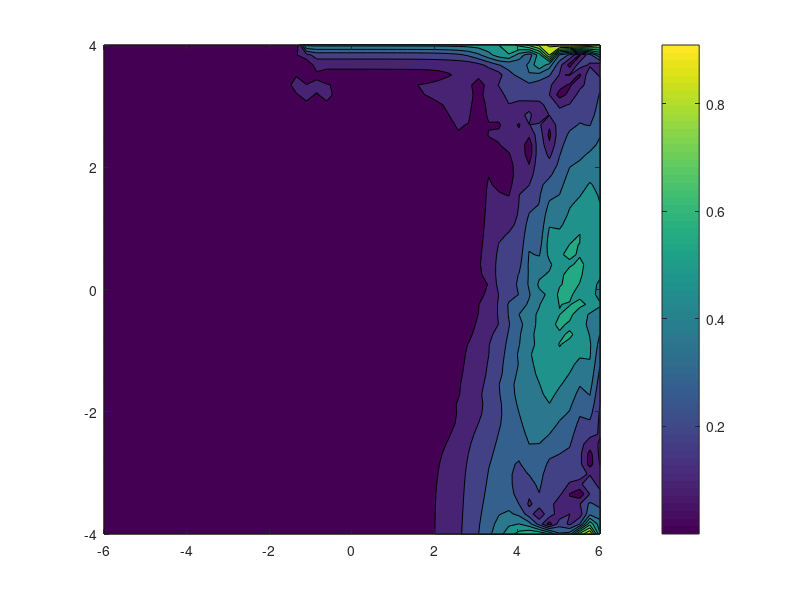

Here is the MATLAB script that generated this plot: (Note: this script raises an error after producing the figure.)
width = 1e-4; % m thickness
frequency = 1e9; % 10 GHz
omega = 2*pi*frequency;
numpoints = 50;
numControl = 50; % is this needed?
ratioPoints = 50;
e0 = 8.854e-12;
m0 = 1.256e-6;
%controls
rptRel = logspace(0,4,numpoints);
conductivity = 1e6;%logspace(-8,4,numpoints);
iptRel = conductivity/(omega*e0*100);
rpmRel = logspace(0,4,numpoints);
ipmRel = logspace(-6,6,numpoints);
rpt = rptRel*e0;
ipt = iptRel*e0;
rpm = rpmRel*m0;
ipm = ipmRel*m0;
ratioRange = logspace(-4,4,ratioPoints);
%imagPermeability = linspace(1,100,numpoints);
transmission = zeros(numpoints,numpoints,numpoints);
reflection = zeros(size(transmission));
absorption = zeros(size(transmission));
ratioMapping = zeros(numpoints, numpoints);
for a = 1:numpoints
    for b = 1:numpoints
        [~,r] = min(abs(ratioRange - rpmRel(b)/rptRel(a)));
        ratioMapping(a,b) = ratioRange(r);
        for c = 1:numpoints
            n = sqrt((rpmRel(b) + 1i*ipmRel(c))/(rptRel(a) + 1i*iptRel));
            tempReflect = abs((n - 1)/(n + 1))^2;
            cc = rpt(a)*rpm(b) - ipt*ipm(c);
            s = sqrt(1 + ((rpm(b)*ipt+ipm(c)*rpt(a))/cc)^2);
            alpha = omega*sqrt(2)*(cc * (s - 1))^(1/2);
            reflection(a,b,c) = tempReflect;
            absorption(a,b,c) = exp(-alpha*width);
            transmission(a,b,c) = (1-tempReflect)*exp(-alpha*width);
        end
    end
end
transmission(isnan(transmission)) = 0;
ratioReflMean = zeros(ratioPoints,numControl);
%ratioReflSTD = zeros(size(ratioReflMean));
ratioAbsMean = zeros(size(ratioReflMean));
%ratioAbsSTD = zeros(size(ratioReflMean));
ratioTranMean = zeros(size(ratioReflMean));
%ratioTranSTD = zeros(size(ratioReflMean));
for r = 1:length(ratioRange)
    ratioReflMean(r,:) = mean(reshape(reflection(repmat((ratioMapping == ratioRange(r)),1,1,numControl)),[],numControl),1);
    %ratioReflSTD(r,:) = std(reshape(reflection(repmat((ratioMapping == ratioRange(r)),1,1,numControl)),[],numControl),1);
    ratioAbsMean(r,:) = mean(reshape(absorption(repmat((ratioMapping == ratioRange(r)),1,1,numControl)),[],numControl),1);
    %ratioAbsSTD(r,:) = std(reshape(absorption(repmat((ratioMapping == ratioRange(r)),1,1,numControl)),[],numControl),1);
    ratioTranMean(r,:) = mean(reshape(transmission(repmat((ratioMapping == ratioRange(r)),1,1,numControl)),[],numControl),1);
    %ratioTranSTD(r,:) = std(reshape(transmission(repmat((ratioMapping == ratioRange(r)),1,1,numControl)),[],numControl),1);
end
%{
%ratioReflect = (abs(ratioReflMean) > .8) - (abs(ratioReflMean) < .1);
%ratioAbsorb = (abs(ratioTranMean) > .8) - (abs(ratioTranMean) < .1);
fs = 16;
figure;
%subplot(2,3,1)
contourf(log10(ipmRel), log10(ratioRange), abs(ratioReflMean))
colorbar
ylabel('\mu\prime/\epsilon\prime ratio','FontSize',fs)
xlabel('\mu\prime\prime','FontSize',fs)
title('R, due to \mu\prime/\epsilon\prime and \mu\prime\prime, f=1Ghz, \sigma = 1e-6 S/cm, thickness = 100 \mu m','FontSize',fs)
caxis([0,1])
ax = gca;
ax.YTickLabel = {'1e-4','1e-3','1e-2','1e-1','0','1e1','1e2','1e3','1e4'};
ax.XTickLabel = {'1e-6','1e-4','1e-2','0','1e2','1e4','1e6'};
grid on
%print('Reflection_mu_imagdp1_f_1Ghz_sigma_1e-6', '-dpng')
%
figure;
%subplot(2,3,2)
contourf(log10(ipmRel), log10(ratioRange), abs(ratioAbsMean))
colorbar
ylabel('\mu\prime/\epsilon\prime ratio','FontSize',fs)
xlabel('\mu\prime\prime','FontSize',fs)
title('A, due to \mu\prime/\epsilon\prime and \mu\prime\prime, f=1Ghz, \sigma = 1e-6 S/cm, thickness = 100 \mu m','FontSize',fs)
caxis([0,1])
ax = gca;
ax.YTickLabel = {'1e-4','1e-3','1e-2','1e-1','0','1e1','1e2','1e3','1e4'};
ax.XTickLabel = {'1e-6','1e-4','1e-2','0','1e2','1e4','1e6'};
grid on
%print('Absoprtion_mu_imagdp1_f_1Ghz_sigma_1e-6', '-dpng')
%}
figure;
%subplot(2,3,3)
contourf(log10(ipmRel), log10(ratioRange), abs(ratioTranMean))
colorbar
ylabel('\mu\prime/\epsilon\prime ratio','FontSize',fs)
xlabel('\mu\prime\prime','FontSize',fs)
title('T, due to \mu\prime/\epsilon\prime and \mu\prime\prime, f=1Ghz, \sigma = 1e6 S/cm, thickness = 100 \mu m','FontSize',fs)
caxis([0,1])
ax = gca;
ax.YTickLabel = {'1e-4','1e-3','1e-2','1e-1','0','1e1','1e2','1e3','1e4'};
ax.XTickLabel = {'1e-6','1e-4','1e-2','0','1e2','1e4','1e6'};
grid on
print('Transmission_mudp_f_1Ghz_sigma_1e6', '-dpng')
%{
figure;
%subplot(2,3,4)
contourf(log10(ipmRel), log10(ratioRange), abs(ratioReflSTD))
colorbar
ylabel('\mu\prime/\epsilon\prime ratio','FontSize',fs)
xlabel('\mu\prime\prime','FontSize',fs)
title('\Delta R, due to \mu\prime/\epsilon\prime and \mu\prime\prime, f=1Ghz, \sigma = 1 S/m','FontSize',fs)
%caxis([0,1])
ax = gca;
ax.YTickLabel = {'1e-4','1e-3','1e-2','1e-1','0','1e1','1e2','1e3','1e4'};
ax.XTickLabel = {'1e-8','1e-6','1e-4','1e-2','0','1e2','1e4','1e6','1e8'};
grid on
print('Refelction_error_mu_imagdp1_f_1Ghz', '-dpng')

figure
%subplot(2,3,5)
contourf(log10(ipmRel), log10(ratioRange), abs(ratioAbsSTD))
colorbar
ylabel('\mu\prime/\epsilon\prime ratio','FontSize',fs)
xlabel('\mu\prime\prime','FontSize',fs)
title('\Delta A, due to \mu\prime/\epsilon\prime and \mu\prime\prime, f=1Ghz, \sigma = 1 S/m','FontSize',fs)
%caxis([0,1])
ax = gca;
ax.YTickLabel = {'1e-4','1e-3','1e-2','1e-1','0','1e1','1e2','1e3','1e4'};
ax.XTickLabel = {'1e-8','1e-6','1e-4','1e-2','0','1e2','1e4','1e6','1e8'};
grid on
print('Absorption_error_mu_imagdp1_f_1Ghz', '-dpng')

figure;
%subplot(2,3,6)
contourf(log10(ipmRel), log10(ratioRange), abs(ratioTranSTD))
colorbar
ylabel('\mu\prime/\epsilon\prime ratio','FontSize',fs)
xlabel('\mu\prime\prime','FontSize',fs)
title('\Delta T, due to \mu\prime/\epsilon\prime and \mu\prime\prime, f=1Ghz, \sigma = 1 S/m','FontSize',fs)
%caxis([0,1])
ax = gca;
ax.YTickLabel = {'1e-4','1e-3','1e-2','1e-1','0','1e1','1e2','1e3','1e4'};
ax.XTickLabel = {'1e-8','1e-6','1e-4','1e-2','0','1e2','1e4','1e6','1e8'};
grid on
print('Transmission_error_mu_imagdp1_f_1Ghz', '-dpng')
%[ax4,h3]=suplabel('Reflection, Absorption, Transmission with \mu^{\prime\prime} = 0', 't');
%}